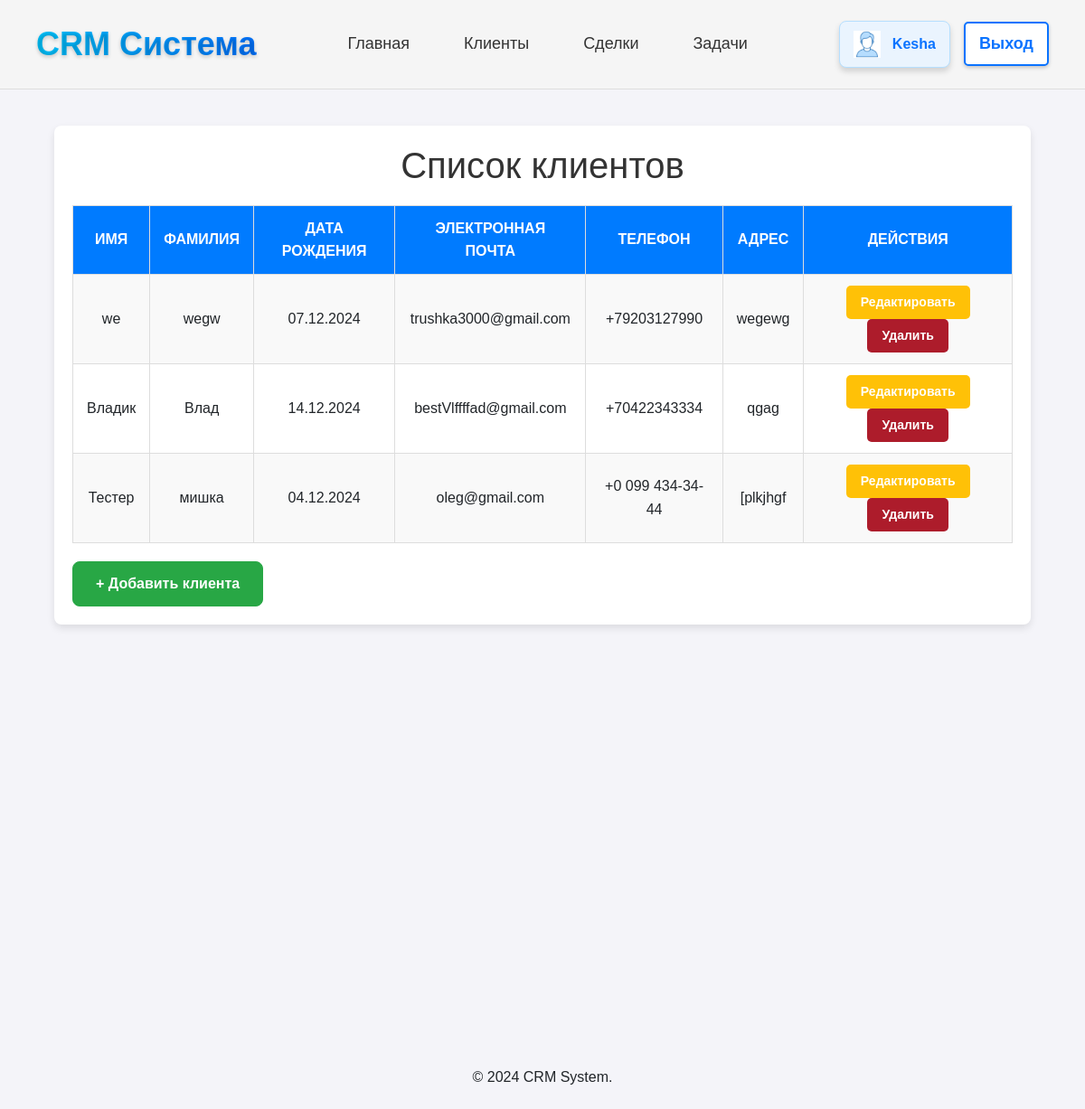
/clients/ (signed in), run on an earlier commit of the app's database.
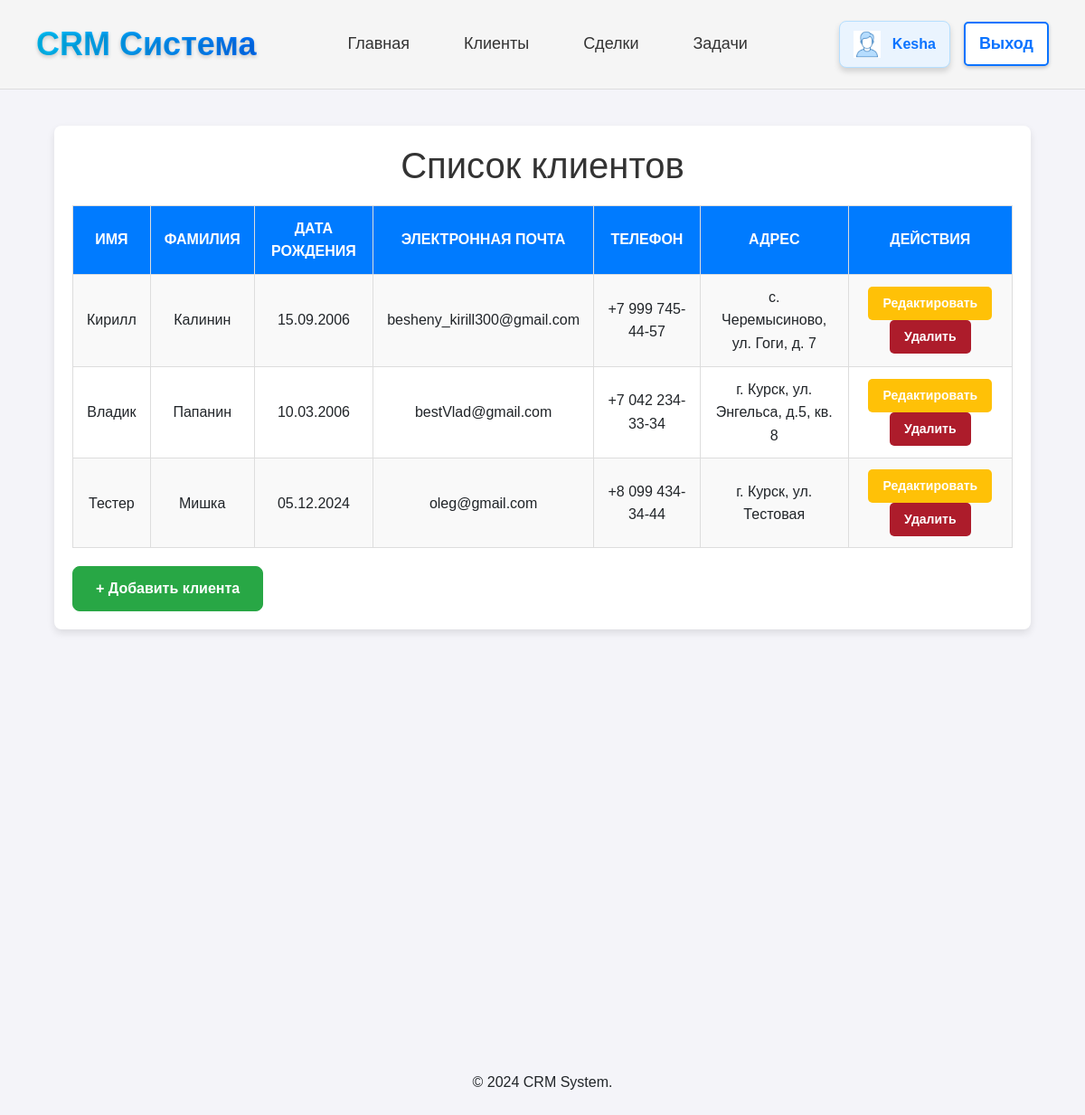
And on a later commit of the database.
### crm/models.py (models this page shows, shortened)
class Client(models.Model):
    name = models.CharField(max_length=255)
    surname = models.CharField(max_length=255, default='неизвестно')
    birth_date = models.DateField(null=True, blank=True)
    email = models.EmailField(unique=True, blank=True, null=True, default="example@example.com")  # Добавлено default
    phone = models.CharField(max_length=15, null=True, blank=True)
    address = models.TextField(null=True, blank=True)

### crm/views.py (the view)
# urls.py: path('clients/', views.client_list, name='client_list'),
def client_list(request):
    clients = Client.objects.all()  # Получение всех клиентов из базы данных
    return render(request, 'crm/client_list.html', {'clients': clients})

### crm/templates/crm/client_list.html (shortened to what this page needs)
{% extends 'crm/base.html' %}
{% block content %}
<!DOCTYPE html>
<html lang="en">
<head>
</head>
<body>
    <div class="container">
        <h1>Список клиентов</h1>
        <a href="{% url 'add_client' %}" class="btn btn-success mt-3">+ Добавить клиента</a>
        <table>
            <thead>
                <tr>
                    <th>Имя</th>
                    <th>Фамилия</th>
                    <th>Дата рождения</th>
                    <th>Электронная почта</th>
                    <th>Телефон</th>
                    <th>Адрес</th>
                    <th>Действия</th>
                </tr>
            </thead>
            <tbody>
                {% for client in clients %}
                <tr>
                    <td>{{ client.name }}</td>
                    <td>{{ client.surname }}</td>
                    <td>{{ client.birth_date|date:"d.m.Y" }}</td>
                    <td>{{ client.email }}</td>
                    <td>{{ client.phone }}</td>
                    <td>{{ client.address }}</td>
                    <td>
                        <a href="{% url 'edit_client' client.id %}" class="btn btn-warning btn-sm">Редактировать</a>
                        <a href="{% url 'delete_client' client.id %}" onclick="return confirm('Вы уверены?');"class="btn btn-danger btn-sm">Удалить</a>
                    </td>
                </tr>
                {% endfor %}
            </tbody>
        </table>
    </div>
</body>
</html>
{% endblock %}

What changed in the data, as far as the page shows it:
changed Client: name "we" → "Кирилл"; surname "wegw" → "Калинин"; birth_date "07.12.2024" → "15.09.2006"; email "trushka3000@gmail.com" → "besheny_kirill300@gmail.com"; phone "+79203127990" → "+7 999 745-44-57"; address "wegewg" → "с. Черемысиново, ул. Гоги, д. 7"
changed Client "Владик": surname "Влад" → "Папанин"; birth_date "14.12.2024" → "10.03.2006"; email "bestVlffffad@gmail.com" → "bestVlad@gmail.com"; phone "+70422343334" → "+7 042 234-33-34"; address "qgag" → "г. Курск, ул. Энгельса, д.5, кв. 8"
changed Client "Тестер": surname "мишка" → "Мишка"; birth_date "04.12.2024" → "05.12.2024"; phone "+0 099 434-34-44" → "+8 099 434-34-44"; address "[plkjhgf" → "г. Курск, ул. Тестовая"
